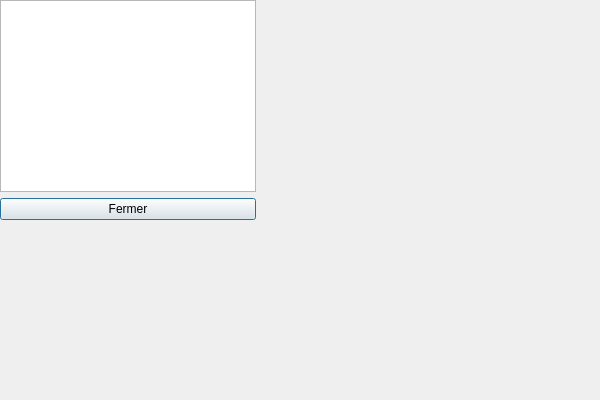
<?xml version="1.0" encoding="UTF-8"?>
<ui version="4.0">
 <class>ViewBonLivraison</class>
 <widget class="QDialog" name="ViewBonLivraison">
  <property name="geometry">
   <rect>
    <x>0</x>
    <y>0</y>
    <width>600</width>
    <height>400</height>
   </rect>
  </property>
  <property name="windowTitle">
   <string>Bon de Livraison</string>
  </property>
  <widget class="QWidget" name="verticalLayoutWidget">
   <layout class="QVBoxLayout" name="verticalLayout">
    <item>
     <widget class="QTableView" name="tableView"/>
    </item>
    <item>
     <widget class="QPushButton" name="btnFermer">
      <property name="text">
       <string>Fermer</string>
      </property>
     </widget>
    </item>
   </layout>
  </widget>
 </widget>
 <resources/>
 <connections/>
</ui>
